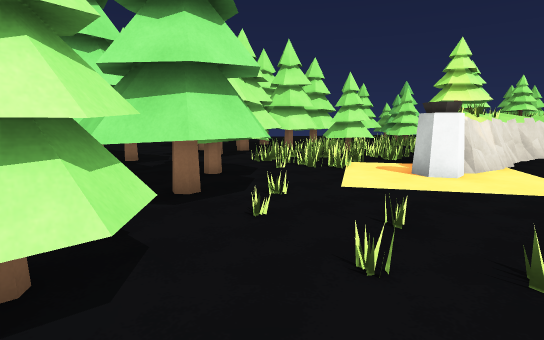
[1] (above)

24 first-person views from a walk through a scene from a Unity 3-D project. The camera is 1.4 m above the floor, tilts 8° down and sees 80° across. The floor is counted in squares, 1 m on a side. Each view is taken from the middle of a square. On the plan, view 1 faces up. The plan holds only what a view shows up to about 15 squares ahead; the rest is blank. The place goes on beyond the plan. The player is left out.

[2]
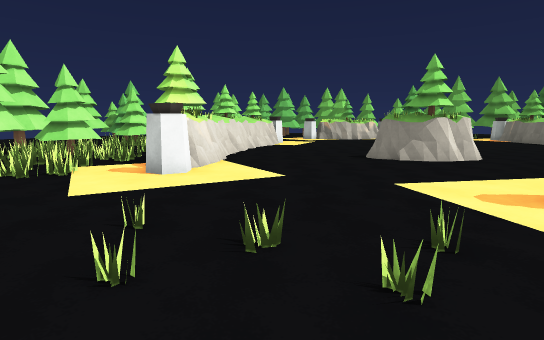

[3]
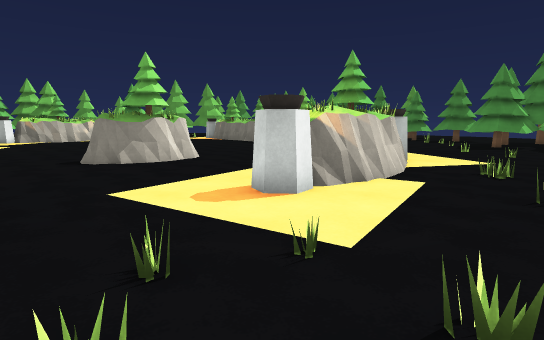

[4]
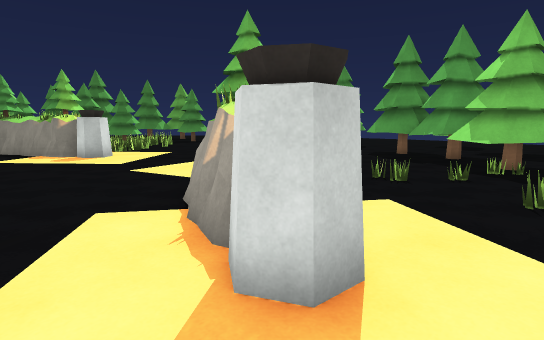

[5]
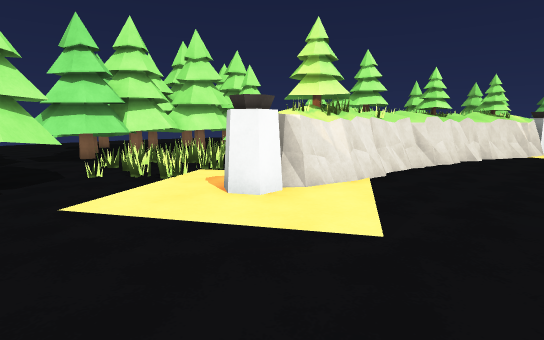

[6]
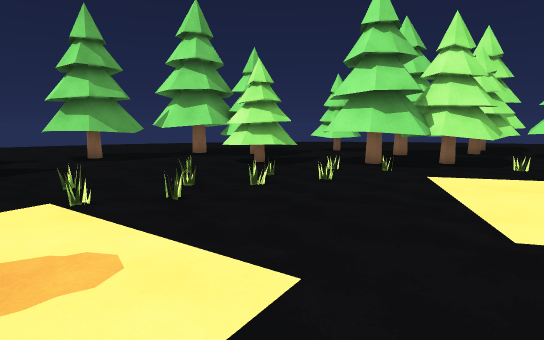

[7]
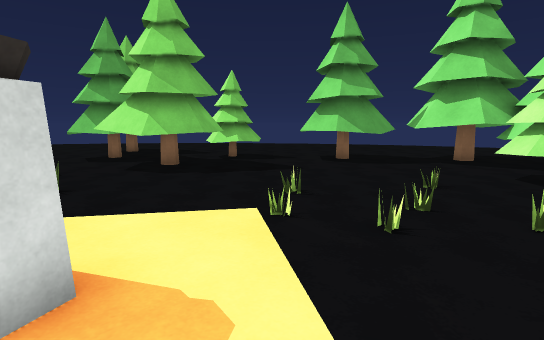

[8]
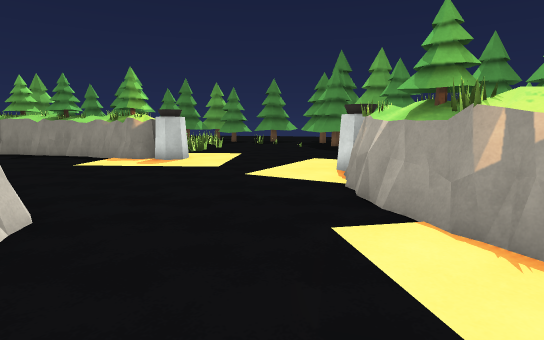

[9]
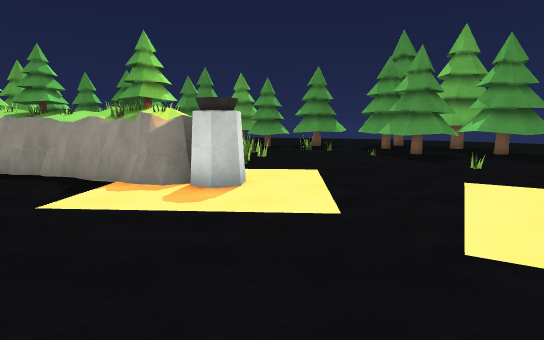

[10]
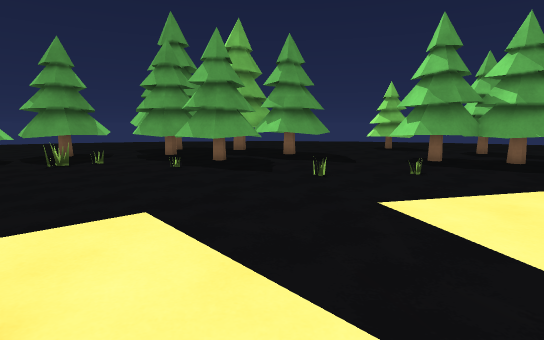

[11]
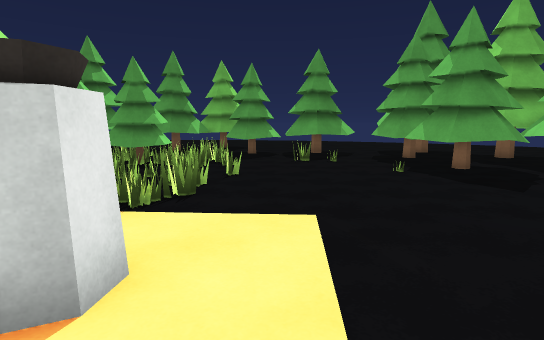

[12]
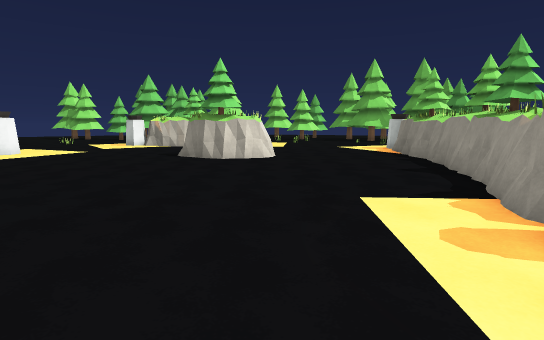

[13]
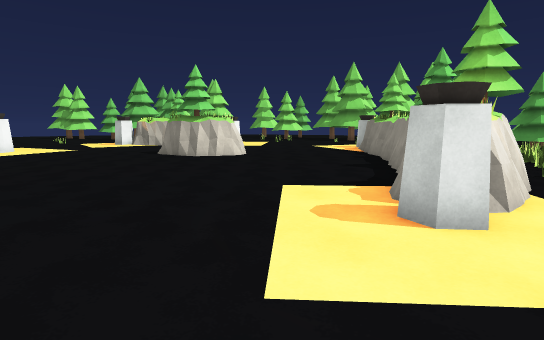

[14]
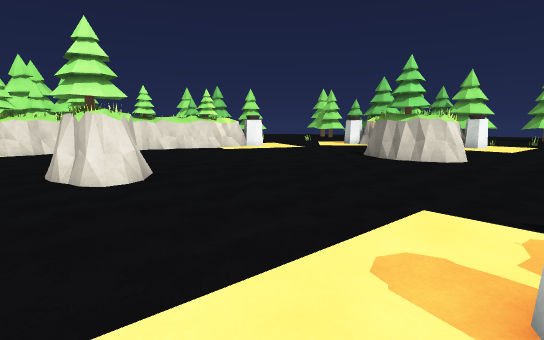

[15]
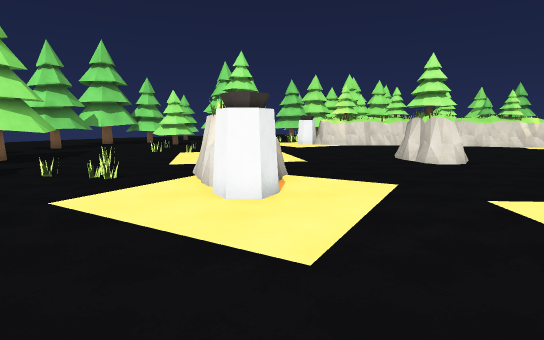

[16]
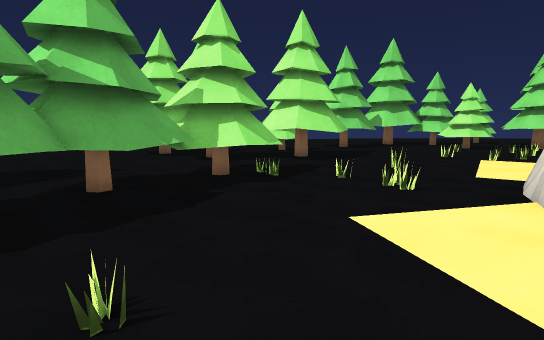

[17]
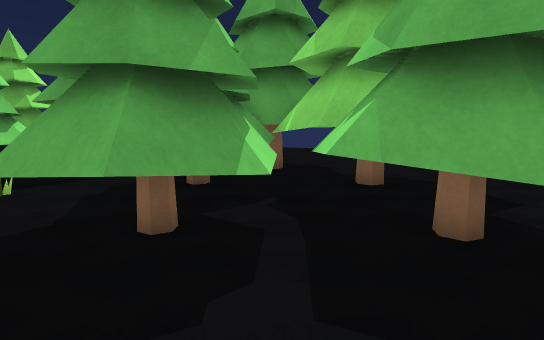

[18]
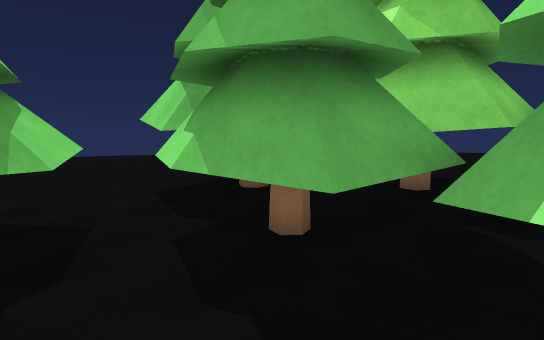

[19]
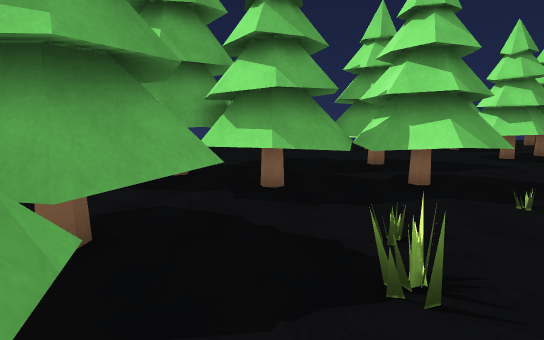

[20]
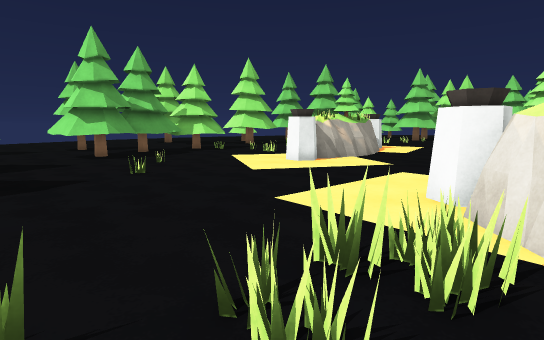

[21]
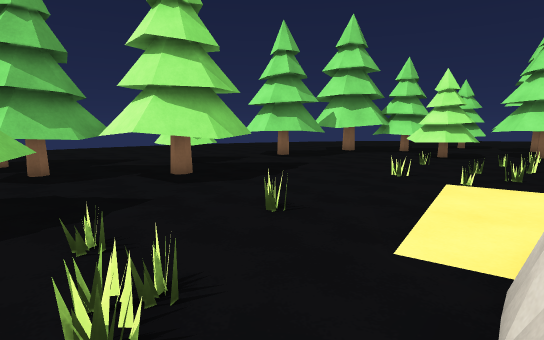

[22]
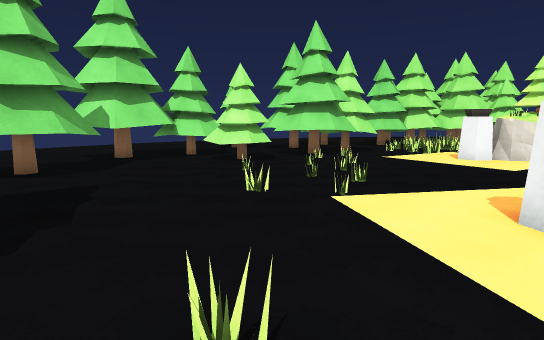

[23]
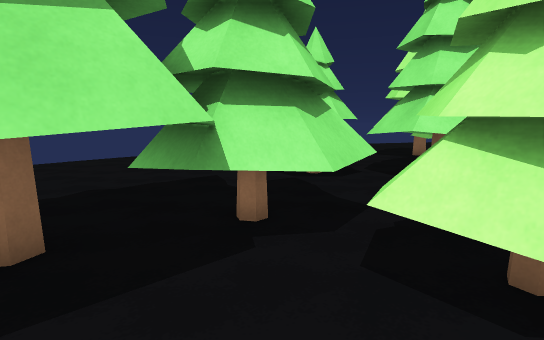

[24]
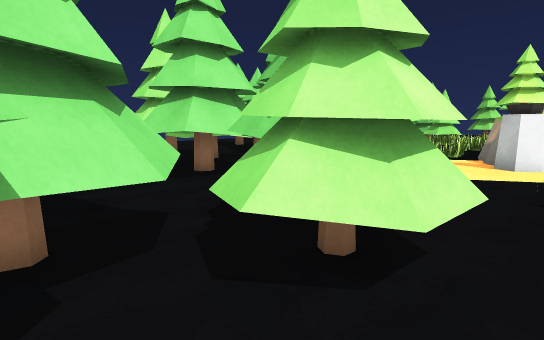

### Floor plan
Key: @ floor where view 1 was taken; # wall or solid block; . floor; = window, fence, low wall or low ledge; O other object.
Columns run from 10 left of view 1 to 29 right of it. Each row starts with its distance up from view 1.
 16       OOOOO  OOO        ### ..
 15       OOOO            ###.. ...
 14  OO  OOOOO          ###... .....
 13  OO  OO........ #  ##....  ......
 12  ..OOOO.........####..............
 11  ...OO..OO.....####...............OO  ..
 10   .OOOOOOOO....###................OOO ..
  9   .OOOOOOOO...###.................OOO...
  8     OOO OOO........................OO...
  7   OOOOOOOOO............O ..............
  6   OO..OOOOO............OO ..............
  5 ..  ...OOO.............OOO..............
  4 ..      O...............OO..............
  3 ..   O OOO...............O..............
  2 .. OOOOOOO.............................#
  1 ..  OOOOO............................###
  0 ..O##OO...@.......#O...............###
 -1  OO##OO...........#OOO...........###
 -2  .OOOO.............OOOO........#####
 -3 ... OOOO............OOOO.......#####=
 -4 .....OOOO............OOOO...........
 -5   ... OOO..............O#............
 -6       OO....OOO........................O
 -7      ....O.OOOO........................O
 -8      ...OOOOOOOO.......................O
 -9      ..  OO OOO..OOO...................
-10        .. ..OOO. OOO...................
-11        .... OOOO OOOOO..................
-12        ...   OO..OOOOOOO.......O.......O
-13        ...    O... OOOOOO.....OOO......O
-14        ..  OOO..... OOOOO.....OOOO...OOO
-15        ..   O ..... .. OO..OOOOOOOOOOOOO
-16              ..... OO..... OOOO.OOOOOOO
-17              ..... O  .....OOOOOOOOO.O
-18             .....     .. .. OOOOOO OO...
-19             ....          ...O OOO# OO..

Where each view was taken, in squares from view 1:
view 1: 0 up, 0 right, facing up
view 2: 0 up, 0 right, facing up-right
view 3: 0 up, 1 right, facing right
view 4: 2 up, 6 right, facing down-right
view 5: 2 up, 5 right, facing up
view 6: 3 up, 10 right, facing left
view 7: 3 up, 8 right, facing down-left
view 8: 4 up, 9 right, facing down-right
view 9: 2 up, 15 right, facing down-right
view 10: 1 down, 19 right, facing down
view 11: 2 down, 18 right, facing down-right
view 12: 2 down, 16 right, facing up-right
view 13: 4 down, 16 right, facing up-right
view 14: 4 down, 19 right, facing up
view 15: 9 down, 19 right, facing up-left
view 16: 9 down, 17 right, facing left
view 17: 12 down, 17 right, facing down-right
view 18: 12 down, 24 right, facing down
view 19: 11 down, 29 right, facing down-left
view 20: 6 down, 27 right, facing left
view 21: 5 down, 12 right, facing left
view 22: 6 down, 8 right, facing up-left
view 23: 1 down, 2 left, facing up-left
view 24: 1 down, 3 left, facing up
